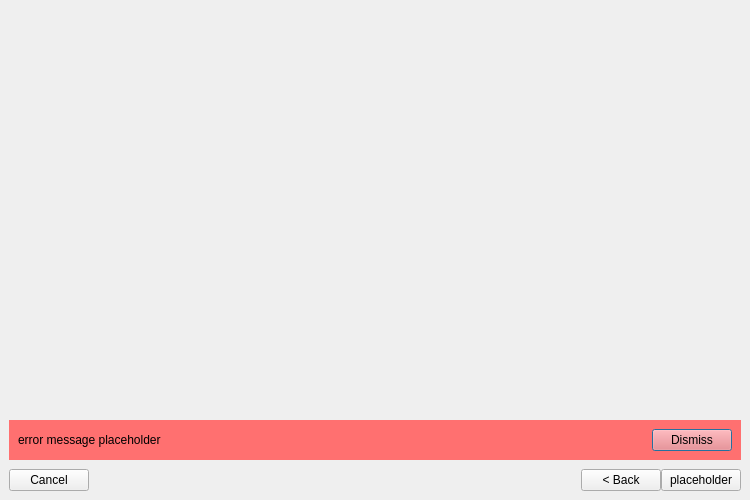
<?xml version="1.0" encoding="UTF-8"?>
<ui version="4.0">
 <class>SetupWizardWindow</class>
 <widget class="QDialog" name="SetupWizardWindow">
  <property name="geometry">
   <rect>
    <x>0</x>
    <y>0</y>
    <width>750</width>
    <height>500</height>
   </rect>
  </property>
  <property name="windowTitle">
   <string>Add Another Account</string>
  </property>
  <property name="modal">
   <bool>true</bool>
  </property>
  <layout class="QVBoxLayout" name="verticalLayout" stretch="0,0">
   <property name="leftMargin">
    <number>0</number>
   </property>
   <property name="topMargin">
    <number>0</number>
   </property>
   <property name="rightMargin">
    <number>0</number>
   </property>
   <property name="bottomMargin">
    <number>0</number>
   </property>
   <item>
    <widget class="QStackedWidget" name="contentWidget">
     <widget class="QWidget" name="transitionPage">
      <widget class="QProgressIndicator" name="transitionProgressIndicator" native="true">
       <property name="geometry">
        <rect>
         <x>320</x>
         <y>280</y>
         <width>120</width>
         <height>80</height>
        </rect>
       </property>
      </widget>
     </widget>
    </widget>
   </item>
   <item>
    <layout class="QVBoxLayout" name="verticalLayout_2">
     <property name="spacing">
      <number>0</number>
     </property>
     <property name="leftMargin">
      <number>9</number>
     </property>
     <property name="rightMargin">
      <number>9</number>
     </property>
     <property name="bottomMargin">
      <number>9</number>
     </property>
     <item>
      <widget class="QWidget" name="errorMessageWidget" native="true">
       <property name="sizePolicy">
        <sizepolicy hsizetype="Expanding" vsizetype="Minimum">
         <horstretch>0</horstretch>
         <verstretch>0</verstretch>
        </sizepolicy>
       </property>
       <property name="styleSheet">
        <string notr="true">background-color: #ff7070;</string>
       </property>
       <layout class="QHBoxLayout" name="horizontalLayout" stretch="1,0">
        <item>
         <widget class="QLabel" name="errorMessageLabel">
          <property name="text">
           <string notr="true">error message placeholder</string>
          </property>
         </widget>
        </item>
        <item>
         <widget class="QPushButton" name="errorMessageDismissButton">
          <property name="sizePolicy">
           <sizepolicy hsizetype="Minimum" vsizetype="Minimum">
            <horstretch>0</horstretch>
            <verstretch>0</verstretch>
           </sizepolicy>
          </property>
          <property name="text">
           <string>Dismiss</string>
          </property>
         </widget>
        </item>
       </layout>
      </widget>
     </item>
     <item>
      <layout class="QHBoxLayout" name="bottomButtonsLayout">
       <property name="topMargin">
        <number>9</number>
       </property>
       <item>
        <widget class="QPushButton" name="cancelButton">
         <property name="text">
          <string>Cancel</string>
         </property>
        </widget>
       </item>
       <item>
        <spacer name="horizontalSpacer">
         <property name="orientation">
          <enum>Qt::Horizontal</enum>
         </property>
         <property name="sizeHint" stdset="0">
          <size>
           <width>40</width>
           <height>20</height>
          </size>
         </property>
        </spacer>
       </item>
       <item>
        <widget class="OCC::Wizard::Pagination" name="pagination" native="true"/>
       </item>
       <item>
        <spacer name="horizontalSpacer_2">
         <property name="orientation">
          <enum>Qt::Horizontal</enum>
         </property>
         <property name="sizeHint" stdset="0">
          <size>
           <width>40</width>
           <height>20</height>
          </size>
         </property>
        </spacer>
       </item>
       <item>
        <widget class="QPushButton" name="backButton">
         <property name="text">
          <string>&lt; Back</string>
         </property>
        </widget>
       </item>
       <item>
        <widget class="QPushButton" name="nextButton">
         <property name="text">
          <string notr="true">placeholder</string>
         </property>
        </widget>
       </item>
      </layout>
     </item>
    </layout>
   </item>
  </layout>
 </widget>
 <customwidgets>
  <customwidget>
   <class>OCC::Wizard::Pagination</class>
   <extends>QWidget</extends>
   <header>pagination.h</header>
   <container>1</container>
  </customwidget>
  <customwidget>
   <class>QProgressIndicator</class>
   <extends>QWidget</extends>
   <header>3rdparty/QProgressIndicator/QProgressIndicator.h</header>
   <container>1</container>
  </customwidget>
 </customwidgets>
 <resources/>
 <connections/>
</ui>
